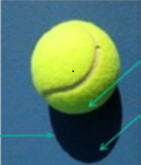
#> input picture tests/part2/Ball.bmp, 141 x 165 px
$ python ycrcb_shadow_removal.py
#> lines starting #> are read from the running program, lines starting #| are printed output that depends on the picture
# -*- coding: utf-8 -*-
"""
Created on Sun May 21 17:57:13 2023
ONE COMPILER: YCrCb SHADOW REMOVAL
@author: naray
"""
import numpy as np
import cv2

# read an image with shadow...
# and it converts to BGR color space automatically
or_img = cv2.imread('Ball.bmp')
#> or_img is the input picture: shape (165, 141, 3); mean B, G, R 104.4, 122.3, 84.7
# covert the BGR image to an YCbCr image
y_cb_cr_img = cv2.cvtColor(or_img, cv2.COLOR_BGR2YCrCb)
#> y_cb_cr_img: shape (165, 141, 3); mean of channels 0, 1, 2 109, 110.6, 125.4
# copy the image to create a binary mask later
binary_mask = np.copy(y_cb_cr_img)
# get mean value of the pixels in Y plane
y_mean = np.mean(cv2.split(y_cb_cr_img)[0])
#> y_mean = 109
# get standard deviation of channel in Y plane
y_std = np.std(cv2.split(y_cb_cr_img)[0])
#> y_std = 60.06
Th=0.6*y_mean
#> Th = 65.39
# classify pixels as shadow and non-shadow pixels
for i in range(y_cb_cr_img.shape[0]):
    for j in range(y_cb_cr_img.shape[1]):

        #if y_cb_cr_img[i, j, 0] <  y_mean -(y_std / 3):
        if y_cb_cr_img[i, j, 0] <  0.6*y_mean:
            # paint it white (shadow)
            binary_mask[i, j] = [255, 255, 255]
        else:
            # paint it black (non-shadow)
            binary_mask[i, j] = [0, 0, 0]
#> binary_mask: shape (165, 141, 3); mean of channels 0, 1, 2 37.2, 37.2, 37.2
# Using morphological operation
# The misclassified pixels are
# removed using dilation followed by erosion.
kernel = np.ones((3, 3), np.uint8)
erosion = cv2.erode(binary_mask, kernel, iterations=1)
#> erosion: shape (165, 141, 3); mean of channels 0, 1, 2 32.8, 32.8, 32.8
# sum of pixel intensities in the lit areas
spi_la = 0
# sum of pixel intensities in the shadow
spi_s = 0
# number of pixels in the lit areas
n_la = 0
# number of pixels in the shadow
n_s = 0
# get sum of pixel intensities in the lit areas
# and sum of pixel intensities in the shadow
for i in range(y_cb_cr_img.shape[0]):
    for j in range(y_cb_cr_img.shape[1]):
        if erosion[i, j, 0] == 0 and erosion[i, j, 1] == 0 and erosion[i, j, 2] == 0:
            spi_la = spi_la + y_cb_cr_img[i, j, 0]
            n_la += 1
        else:
            spi_s = spi_s + y_cb_cr_img[i, j, 0]
            n_s += 1
#> after the loop, n_la = 20273; n_s = 2992; spi_la = 2494382; spi_s = 40922
# get the average pixel intensities in the lit areas
average_ld = spi_la / n_la
#> average_ld = 123
# get the average pixel intensities in the shadow
average_le = spi_s / n_s
#> average_le = 13.68
# difference of the pixel intensities in the shadow and lit areas
i_diff = average_ld - average_le
#> i_diff = 109.4
# get the ratio between average shadow pixels and average lit pixels
ratio_as_al = average_ld / average_le
#> ratio_as_al = 9
# added these difference
for i in range(y_cb_cr_img.shape[0]):
    for j in range(y_cb_cr_img.shape[1]):
        if erosion[i, j, 0] == 255 and erosion[i, j, 1] == 255 and erosion[i, j, 2] == 255:
            y_cb_cr_img[i, j] = [y_cb_cr_img[i, j, 0] + i_diff, y_cb_cr_img[i, j, 1] + ratio_as_al,
                                 y_cb_cr_img[i, j, 2] + ratio_as_al]
#> y_cb_cr_img: shape (165, 141, 3); mean of channels 0, 1, 2 123, 111.7, 126.5
# covert the YCbCr image to the BGR image
final_image = cv2.cvtColor(y_cb_cr_img, cv2.COLOR_YCR_CB2BGR)
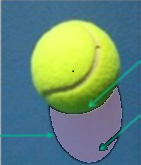
#> final_image: shape (165, 141, 3); mean B, G, R 120.3, 135.2, 100.1
cv2.imshow("im1", or_img)
cv2.imshow("im2", final_image)
cv2.waitKey(0)
cv2.destroyAllWindows()
